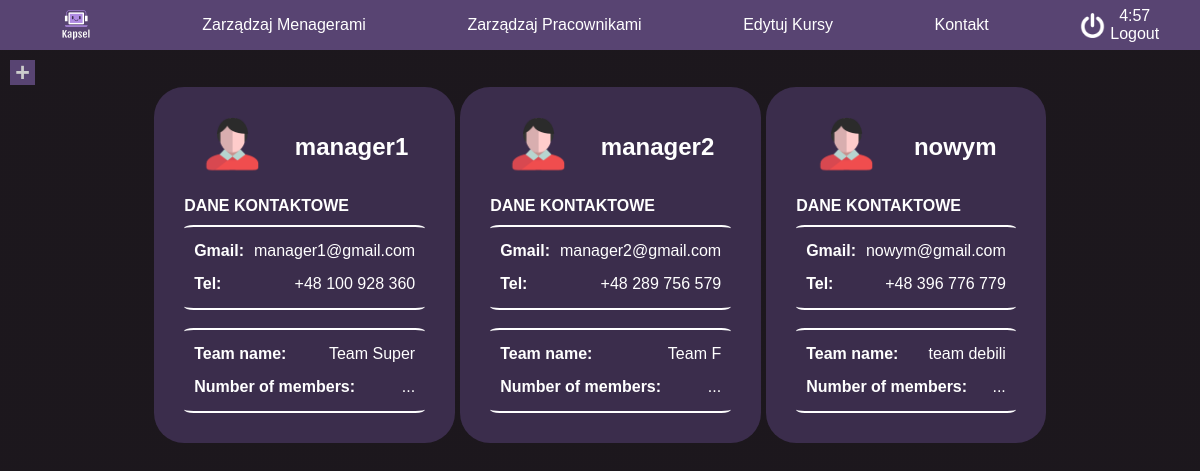
/manageManagers (signed in), run on the app's committed database.
### tables this page shows
CREATE TABLE "users"
(
    id       integer
        primary key autoincrement,
    username text,
    role     text,
    password text,
    team_id  integer
);

CREATE TABLE teams
(
    id         integer
        constraint teams_pk
            primary key autoincrement,
    name       text,
    manager_id integer
);

### app.py (the view, shortened to what this page needs)
@app.route('/manageManagers', methods=['GET', 'POST'])
def manege_managers():
    session["localization"] = "manege_managers"
    if not session.get("username"):
        return redirect("/login")
    if session.get("username") != 'admin':
        abort(403)
    cursor.execute("SELECT users.username, teams.name FROM USERS, TEAMS WHERE users.role='manager' and users.id = teams.manager_id")
    managers = cursor.fetchall()
    return render_template('manageManagers.html', managers=managers, role=session.get("role"))

### templates/manageManagers.html (shortened to what this page needs)
<!DOCTYPE html>
<html lang="pl-PL">
<head id="ctl00_Head1">
    <link rel="stylesheet" href="/static/style/style.css">
    <link rel="stylesheet" href="/static/style/manageManagers.css">
    <link rel="stylesheet" href="/static/style/nav.css">
    <link rel="stylesheet" href="/static/style/kontakt.css">
</head>
<body class="CacheDetailsPage" >
    {% include 'navbar.html' %}
    <div id="container" class="container">
        <button id="addManager" onclick="addManager()"><p class="plas">+</p></button>
<div class="managersList" >
    <div id="list">
        {% for j in managers %}
        <div class="creator">
            <div class="name_pic">
                <div class="teamManagerIcon"></div>
                <h2>{{j[0]}}</h2>
            </div>
            <div class="contact">
                <b>DANE KONTAKTOWE</b>
            </div>
            <ol>
                <div class="dane">
                    <li>
                        <h4>Gmail:</h4>
                        <p>{{j[0]}}@gmail.com</p>
                    </li>
                    <li>
                        <h4>Tel:</h4>
                        <p class="random-phone-list"></p>
                    </li>
                </div>
                <br>
                <div class="dane">
                    <li>
                        <h4>Team name:</h4>
                        <p>{{j[1]}}</p>
                    </li>
                    <li>
                        <h4>Number of members:</h4>
                        <p>...</p>
                    </li>
                </div>
            </ol>
        </div>
        {% endfor %}
        </div>
    </div>
    </div>
</body>
</html>

### static/style/style.css (style rules this page uses)
* { margin:0; padding: 0; box-sizing: border-box; }
html, body { font-family: Helvetica, sans-serif; height: 100%; background-image: linear-gradient(rgba(19,14,20,0.8), rgba(19,14,20,0.8)), url(../icon/new-york-1745089_1920.jpg); background-position: center; background-size: cover; background-attachment: fixed; }
#container { color: white !important; }

### static/style/manageManagers.css (style rules this page uses)
* { padding: 0; margin: 0; box-sizing: border-box; }
.container { padding-top: 60px; width: 100vw; height: 100vh; transition-duration: .3s; }
#addManager { margin-left: 10px; width: 25px; height: 25px; font-weight: bold; font-size: 25px; background-color: var(--secbg); color: #ccc; border: none; transition-duration: .3s; }
#addManager>.plas { width: 100%; transform: translateY(-2px); }
#list { width: 100%; display: flex; flex-direction: row; flex-wrap: wrap; justify-content: center; align-items: center; gap: 5px; }
.teamManagerIcon { background-image: url(/static/icon/icon_user.png); width: 60px; height: 60px; background-repeat: no-repeat; background-size: cover; }

### static/style/nav.css (style rules this page uses)
* { margin:0; padding: 0; box-sizing: border-box; }
li, li > a { display: flex; height: 100%; align-items: center; text-align: center; }

### static/style/kontakt.css (style rules this page uses)
* { margin:0; padding: 0; box-sizing: border-box; }
html, body { font-family: Helvetica, sans-serif; height: 100%; background-image: linear-gradient(rgba(19,14,20,0.8), rgba(19,14,20,0.8)), url(../icon/new-york-1745089_1920.jpg); background-position: center; background-size: cover; background-attachment: fixed; }
.creator { width: fit-content; height: fit-content; padding: 30px; background-color: var(--bg); border-radius: 30px; opacity: 0; animation: slideIn 0.75s forwards; }
.name_pic { display: flex; flex-direction: row; align-items: center; justify-content: space-around; text-align: center; margin-bottom: 20px; }
li h4 { margin-right: 10px; }
ol li { display: flex; flex-direction: row; margin-top: 15px; justify-content: space-between; }
.dane { border-top: var(--white) 2px solid; border-bottom: var(--white) 2px solid; border-radius: 4%; padding: 0 10px 15px 10px }
.contact { margin-bottom: 10px; }

### static/style/root.css (style rules this page uses)
:root { --bg: #3b2d4c; --white: white; --secbg: #584472; --details: #af8ae2; --dark: #191420; }

### data on the page
users: username "manager1", name "Team Super"
users: username "manager2", name "Team F"
users: username "nowym", name "team debili"
